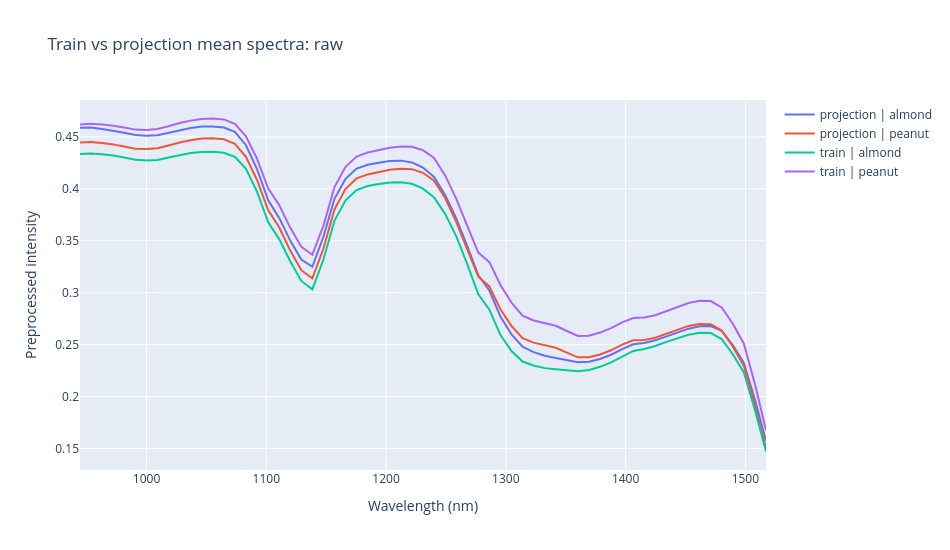
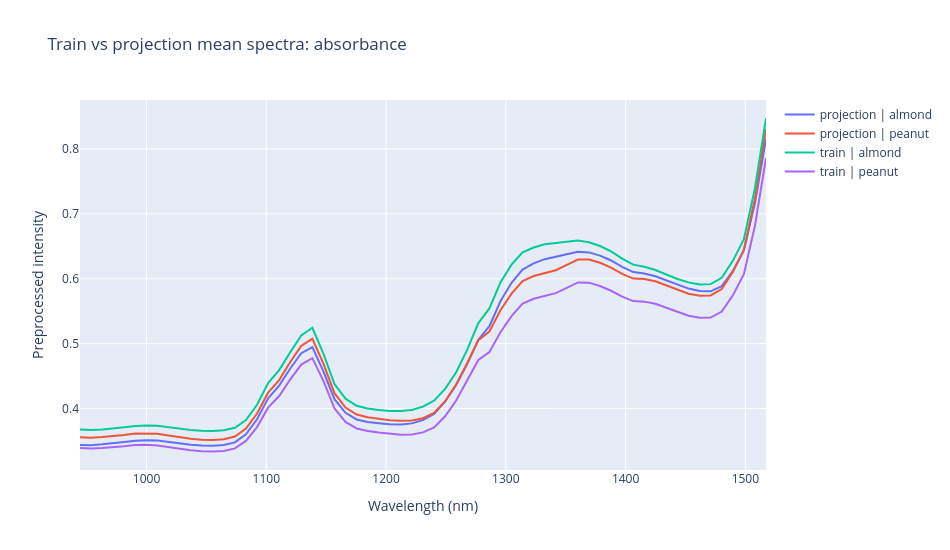
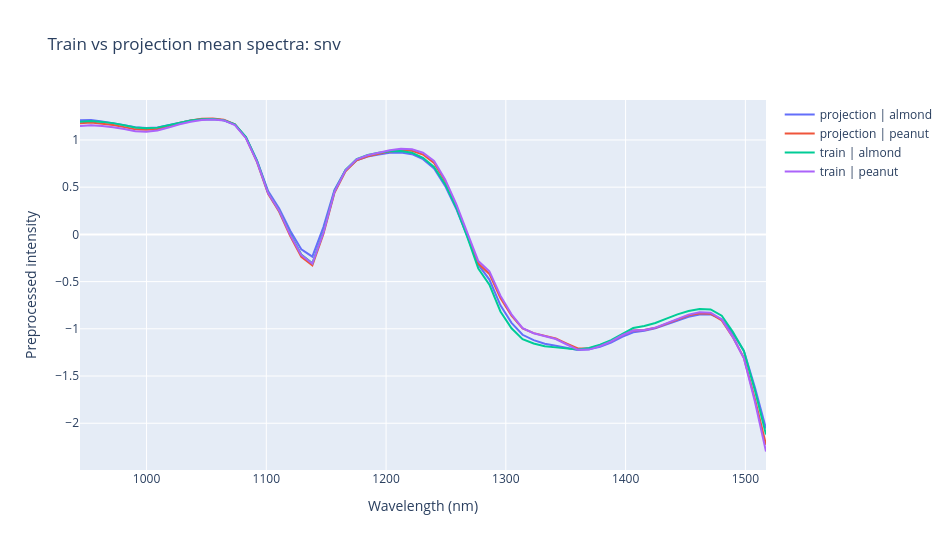
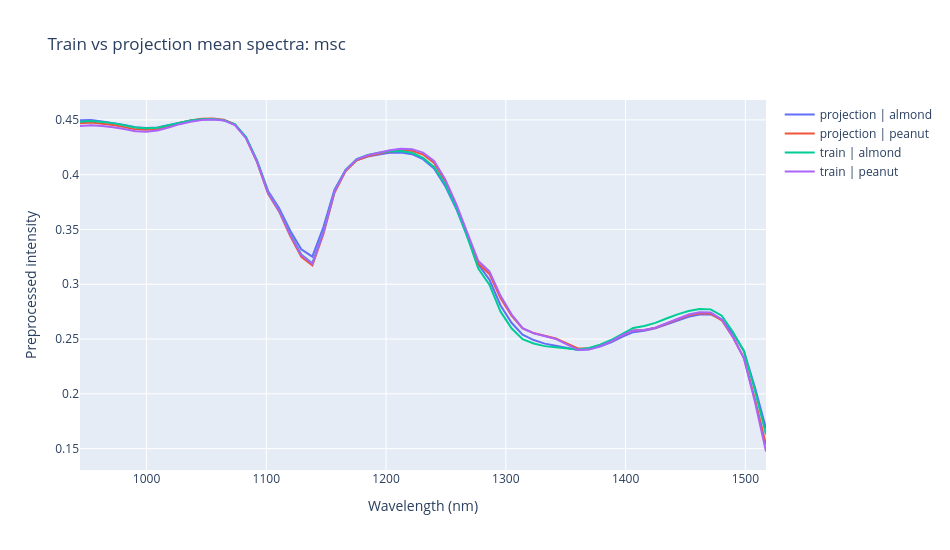

The cell these charts' notebook holds for them, in order:
### Code cell
for name, item in preprocessed_data_mean.items():
    X_combined_mean = np.vstack([
        item["X_train"],
        item["X_projection"],
    ])
    
    subset_labels = np.array(
        ["train"] * item["X_train"].shape[0]
        + ["projection"] * item["X_projection"].shape[0]
    )
    
    class_labels = np.concatenate([
        item["y_train"],
        item["y_projection"],
    ])
    
    combined_labels = np.array([
        f"{subset} | {label}"
        for subset, label in zip(subset_labels, class_labels)
    ])
    
    plot_spectra(
        X_combined_mean,
        wavelengths=wavelengths,
        labels=combined_labels,
        reducer="mean",
        title=f"Train vs projection mean spectra: {name}",
        y_title="Preprocessed intensity",
    )
